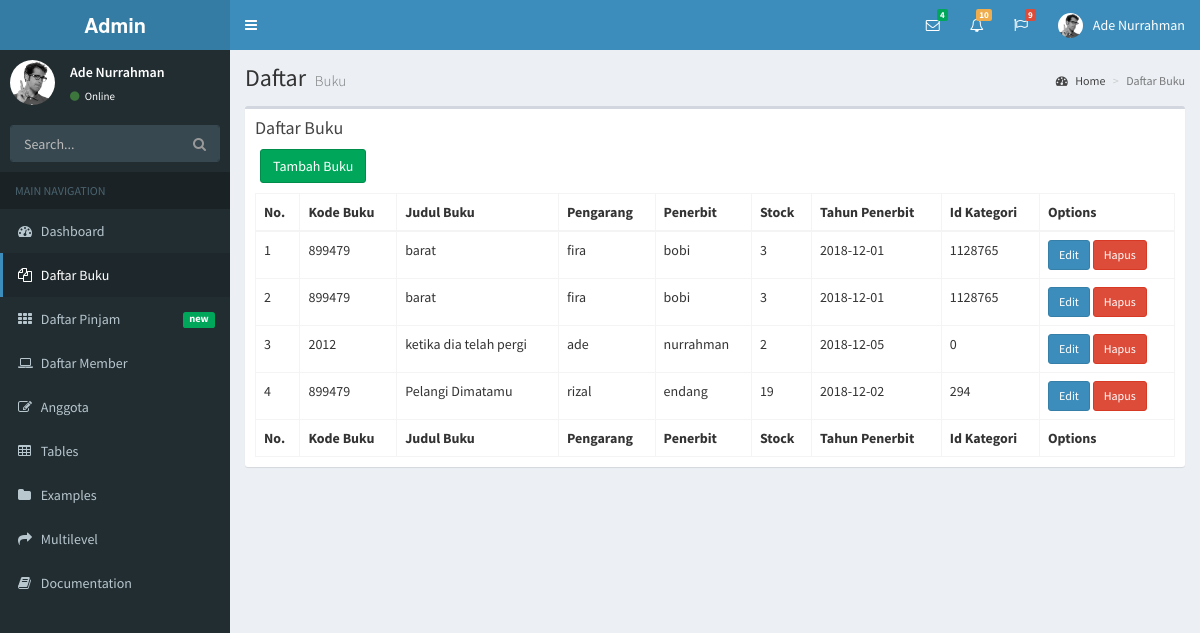
The app's page /index.php/home/v_buku with its own data.
### tables this page shows
CREATE TABLE `buku` (
  `noid` int(10) NOT NULL,
  `kd_buku` int(10) NOT NULL,
  `jd_buku` varchar(50) NOT NULL,
  `pengarang` varchar(50) NOT NULL,
  `penerbit` varchar(50) NOT NULL,
  `stok` int(11) NOT NULL,
  `th_penerbit` date NOT NULL,
  `id_kategori` int(11) NOT NULL
);

### application/controllers/Home.php (called while the page is built, shortened)
<?php
class Home extends CI_Controller
{
	function __construct()
    {
        $this->load->model('M_admin');
        $this->load->database();
        $this->load->helper('form');
        $this->load->helper('url');
    }
    public function v_buku()
    {
        $data = array(
            'title'  => 'Daftar Buku',
            'v_buku' => $this->M_admin->v_buku(),
        );
        $data['judul'] = 'Daftar Buku';
        $this->load->view('v_buku', $data);
    }
}

### index.php (called while the page is built, shortened)
<?php
require_once BASEPATH.'core/CodeIgniter.php';

### application/models/M_admin.php (called while the page is built, shortened)
<?php
class M_admin extends CI_Model{
	public function v_buku()
	{
		$query = $this->db->select("*")
				->from('buku')
				->order_by('jd_buku')
				->get();
		return $query->result();
	}
}

### application/views/v_buku.php (the view, shortened to what this page needs)
<!DOCTYPE html>
<html>
  <head>
    <link href="<?= base_url() ;?>assets/admin/bootstrap/css/bootstrap.min.css" rel="stylesheet" type="text/css" />
    <link href="https://maxcdn.bootstrapcdn.com/font-awesome/4.3.0/css/font-awesome.min.css" rel="stylesheet" type="text/css" />
    <link href="https://code.ionicframework.com/ionicons/2.0.1/css/ionicons.min.css" rel="stylesheet" type="text/css" />
    <link href="<?= base_url() ;?>assets/admin/plugins/jvectormap/jquery-jvectormap-1.2.2.css" rel="stylesheet" type="text/css" />
    <link href="<?= base_url() ;?>assets/admin/dist/css/AdminLTE.min.css" rel="stylesheet" type="text/css" />
    <link href="<?= base_url() ;?>assets/admin/dist/css/skins/_all-skins.min.css" rel="stylesheet" type="text/css" />
  </head>
  <body class="skin-blue sidebar-mini">
    <div class="wrapper">
      <header class="main-header">
        <a href="<?= base_url() ;?>home/v_admin" class="logo">
          <span class="logo-lg"><b>Admin</b></span>
        </a>
        <nav class="navbar navbar-static-top" role="navigation">
          <a href="<?= base_url() ;?>assets/admin/#" class="sidebar-toggle" data-toggle="offcanvas" role="button">
          </a>
          <div class="navbar-custom-menu">
            <ul class="nav navbar-nav">
              <li class="dropdown messages-menu">
                <a href="<?= base_url() ;?>assets/admin/#" class="dropdown-toggle" data-toggle="dropdown">
                  <i class="fa fa-envelope-o"></i>
                  <span class="label label-success">4</span>
                </a>
              </li>
              <li class="dropdown notifications-menu">
                <a href="<?= base_url() ;?>assets/admin/#" class="dropdown-toggle" data-toggle="dropdown">
                  <i class="fa fa-bell-o"></i>
                  <span class="label label-warning">10</span>
                </a>
              </li>
              <li class="dropdown tasks-menu">
                <a href="<?= base_url() ;?>assets/admin/#" class="dropdown-toggle" data-toggle="dropdown">
                  <i class="fa fa-flag-o"></i>
                  <span class="label label-danger">9</span>
                </a>
              </li>
              <li class="dropdown user user-menu">
                <a href="<?= base_url() ;?>assets/admin/#" class="dropdown-toggle" data-toggle="dropdown">
                  <img src="<?= base_url() ;?>assets/admin/dist/img/user2-160x160.jpg" class="user-image" alt="User Image"/>
                  <span class="hidden-xs">Ade Nurrahman</span>
                </a>
              </li>
          </div>
        </nav>
      </header>
      <aside class="main-sidebar">
        <section class="sidebar">
          <div class="user-panel">
            <div class="pull-left image">
              <img src="<?= base_url() ;?>assets/admin/dist/img/user2-160x160.jpg" class="img-circle" alt="User Image" />
            </div>
            <div class="pull-left info">
              <p>Ade Nurrahman</p>
              <a href="<?= base_url() ;?>assets/admin/#"><i class="fa fa-circle text-success"></i> Online</a>
            </div>
          </div>
          <form action="#" method="get" class="sidebar-form">
            <div class="input-group">
              <input type="text" name="q" class="form-control" placeholder="Search..."/>
              <span class="input-group-btn">
                <button type='submit' name='search' id='search-btn' class="btn btn-flat"><i class="fa fa-search"></i></button>
              </span>
            </div>
          </form>
          <ul class="sidebar-menu">
            <li class="header">MAIN NAVIGATION</li>
            <li class="treeview">
              <a href="<?= base_url() ;?>home/v_admin">
                <i class="fa fa-dashboard"></i> <span>Dashboard</span>
              </a>
            </li>
            <li class="treeview active">
              <a href="<?= base_url() ;?>home/v_buku">
                <i class="fa fa-files-o"></i>
                <span>Daftar Buku</span>
              </a>
            </li>
            <li>
              <li class="treeview">
              <a href="<?= base_url() ;?>home/v_pinjam">
                <i class="fa fa-th"></i> <span>Daftar Pinjam</span> <small class="label pull-right bg-green">new</small>
              </a>
            </li>
            <li class="treeview">
              <a href="<?= base_url() ;?>home/v_member">
                <i class="fa fa-laptop"></i>
                <span>Daftar Member</span>
              </a>
            </li>
            <li class="treeview">
              <a href="<?= base_url() ;?>home/v_anggota">
                <i class="fa fa-edit"></i> <span>Anggota</span>
              </a>
            </li>
            <li class="treeview">
                <a href="<?= base_url() ;?>assets/admin/#">
                <i class="fa fa-table"></i> <span>Tables</span>
              </a>
            <li class="treeview">
              <a href="<?= base_url() ;?>assets/admin/#">
                <i class="fa fa-folder"></i> <span>Examples</span>
              </a>
            </li>
            <li class="treeview">
              <a href="<?= base_url() ;?>assets/admin/#">
                <i class="fa fa-share"></i> <span>Multilevel</span>
              </a>
            </li>
            <li><a href="<?= base_url() ;?>assets/admin/documentation/index.html"><i class="fa fa-book"></i> <span>Documentation</span></a></li>
          </ul>
        </section>
      </aside>
      <div class="content-wrapper">
        <section class="content-header">
          <h1>
            Daftar
            <small>Buku</small>
          </h1>
          <ol class="breadcrumb">
            <li><a href="<?= base_url() ;?>home/v_admin"><i class="fa fa-dashboard"></i> Home</a></li>
            <li class="active">Daftar Buku</li>
          </ol>
        </section>
        <section class="content">
          <div class="row">
            <div class="col-xs-12">
              <div class="box">
                <div class="box-header">
                  <h3 class="box-title">Daftar Buku</h3>
                </div>
                <div class="container">
                  <div class="row mt-3">
                    <div class="col-md-3">
                      <a href="<?= base_url() ?>home/v_tambah" class="btn btn-success">Tambah Buku</a>
                    </div>
                  </div>
                </div>
                <div class="box-body">
                  <table id="example2" class="table table-bordered table-hover">
                    <thead>
                      <tr>
                        <th>No.</th>
                        <th>Kode Buku</th>
                        <th>Judul Buku</th>
                        <th>Pengarang</th>
                        <th>Penerbit</th>
                        <th>Stock</th>
                        <th>Tahun Penerbit</th>
                        <th>Id Kategori</th>
                        <th>Options</th>
                      </tr>
                    </thead>
                    <tbody>
                      <?php
                        $no = 1;
                        foreach($v_buku as $hasil){
                      ?>
                      <tr>
                        <td><?= $no++  ?></td>
                        <td><?= $hasil->kd_buku;  ?></td>
                        <td><?= $hasil->jd_buku; ?></td>
                        <td><?= $hasil->pengarang;  ?></td>
                        <td><?= $hasil->penerbit;  ?></td>
                        <td><?= $hasil->stok;  ?></td>
                        <td><?= $hasil->th_penerbit;  ?></td>
                        <td><?= $hasil->id_kategori;  ?></td>
                        <td>
                          <a href="<?= base_url()  ?>home/edit><?= $hasil->kd_buku  ?>"  class="btn btn-sm btn-primary">Edit</a>
                          <a href="<?= base_url()  ?>home/hapus><?= $hasil->kd_buku  ?>"  class="btn btn-sm btn-danger" onclick="return confirm('Apakah Anda Yakin?');">Hapus</a>
                        </td>
                      </tr>
                    <?php } ?>
                    <tfoot>
                      <tr>
                        <th>No.</th>
                        <th>Kode Buku</th>
                        <th>Judul Buku</th>
                        <th>Pengarang</th>
                        <th>Penerbit</th>
                        <th>Stock</th>
                        <th>Tahun Penerbit</th>
                        <th>Id Kategori</th>
                        <th>Options</th>
                      </tr>
                    </tfoot>
                  </table>
                </div>
              </div>
    </div>

### records on screen
buku: kd_buku "899479", jd_buku "barat", pengarang "fira", penerbit "bobi", stok "3", th_penerbit "2018-12-01", id_kategori "1128765"
buku: kd_buku "899479", jd_buku "barat", pengarang "fira", penerbit "bobi", stok "3", th_penerbit "2018-12-01", id_kategori "1128765"
buku: kd_buku "2012", jd_buku "ketika dia telah pergi", pengarang "ade", penerbit "nurrahman", stok "2", th_penerbit "2018-12-05", id_kategori "0"
buku: kd_buku "899479", jd_buku "Pelangi Dimatamu", pengarang "rizal", penerbit "endang", stok "19", th_penerbit "2018-12-02", id_kategori "294"
